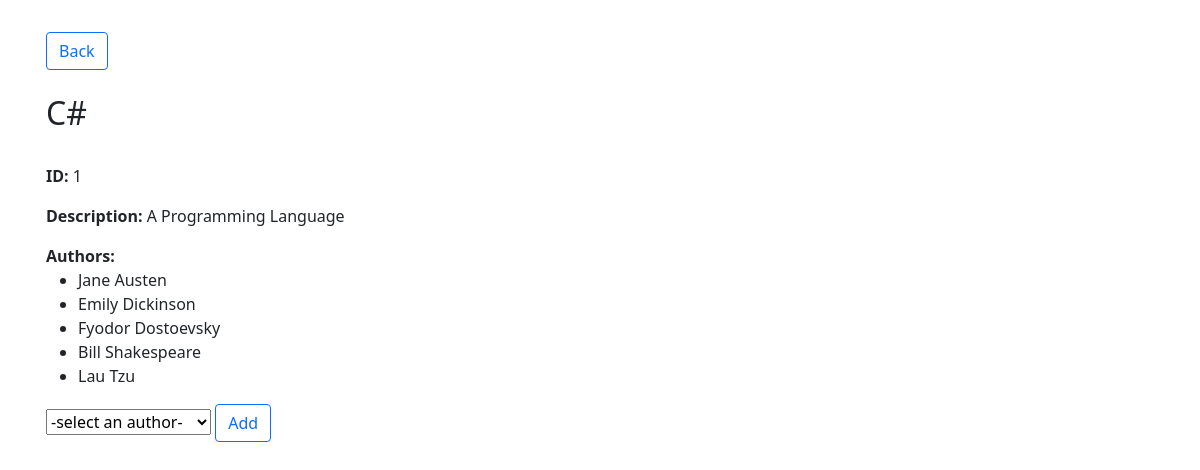
The app's page /display_books/1 with its own data.
### books_authors_app/models.py (models this page shows)
class Book(models.Model):
    title = models.CharField(max_length=255)
    desc = models.TextField()
    created_at = models.DateTimeField(auto_now_add=True)
    updated_at = models.DateTimeField(auto_now=True)

class Author(models.Model):
    first_name = models.CharField(max_length=255)
    last_name = models.CharField(max_length=255)
    notes = models.TextField()
    books = models.ManyToManyField(Book, related_name='authors')
    created_at = models.DateTimeField(auto_now_add=True)
    updated_at = models.DateTimeField(auto_now=True)

### books_authors_app/views.py (the view)
# urls.py: path('display_books/<int:book_id>', views.display_books),
def display_books(request, book_id):
    context = {
        "this_book": Book.objects.get(id=book_id),
        "all_authors": Author.objects.all(),
    }
    return render(request, 'displayBooks.html', context)

### books_authors_app/templates/displayBooks.html (shortened to what this page needs)
<!DOCTYPE html>
<html lang="en">
<head>
    <link href="https://cdn.jsdelivr.net/npm/bootstrap@5.0.0-beta2/dist/css/bootstrap.min.css" rel="stylesheet">
</head>
<body>
    <div class="container p-3 mt-3">
        <a href="/books"><button type="submit" class="btn btn-outline-primary">Back</button></a>
        <br><br>
        <h2>{{this_book.title}}</h2>
        <br>
        <p><b>ID: </b>{{this_book.id}}</p>
        <p><b>Description: </b>{{this_book.desc}}</p>
        <li class="list-group"><b>Authors:</b></li>
        <ul class="list-item">
            {% for author in this_book.authors.all %}
            <li class="list-item">{{author.first_name}} {{author.last_name}}</li>
            {% endfor %}
        </ul>
        <form action="/add_author_to_book" method="post" class="form-group">
            <select name="author_id">
                <option selected>-select an author-</option>
            </select>
            <input type="submit" class="btn btn-outline-primary" value="Add">
        </form>
    </div>
</body>
</html>

### records on screen
Book: title "C#", id "1", desc "A Programming Language"
Author: first_name "Jane", last_name "Austen"
Author: first_name "Emily", last_name "Dickinson"
Author: first_name "Fyodor", last_name "Dostoevsky"
Author: first_name "Bill", last_name "Shakespeare"
Author: first_name "Lau", last_name "Tzu"
